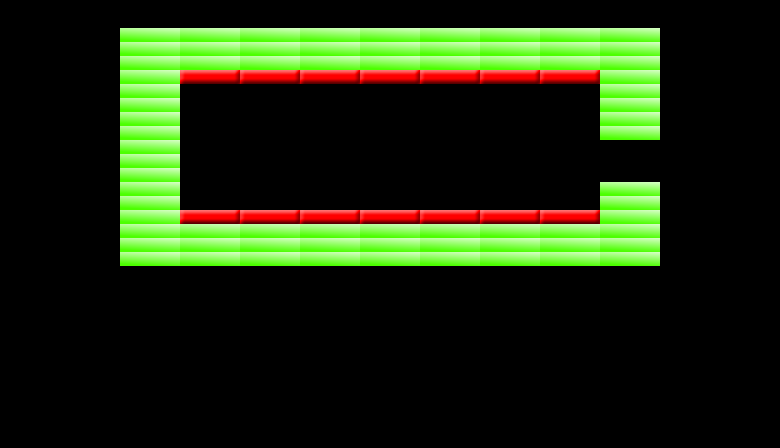

Below is a game level as drawn by its tile map, then a one-line description and the .tmx that defines it (tile-layer data replaced by summaries):
An orthogonal 13x32 tile map with 60x14 px tiles, 1 tile layer (Layer 1), 5 tilesets.

<map version="1.0" orientation="orthogonal" width="13" height="32" tilewidth="60" tileheight="14">
 <tileset firstgid="1" name="block" tilewidth="60" tileheight="14">
  <image source="../images/block.png" />
  <tile id="0">
   <properties>
    <property name="health" value="1" />
   </properties>
  </tile>
 </tileset>
 <tileset firstgid="2" name="block5" tilewidth="60" tileheight="14">
  <image source="../images/block5.png" />
  <tile id="0">
   <properties>
    <property name="health" value="5" />
   </properties>
  </tile>
 </tileset>
 <tileset firstgid="3" name="multiplyballs" tilewidth="60" tileheight="14">
  <image source="../images/multiplyballs.png" />
 </tileset>
 <tileset firstgid="3" name="multiplyballs" tilewidth="60" tileheight="14">
  <image source="../images/multiplyballs.png" />
 </tileset>
 <tileset firstgid="3" name="block" tilewidth="60" tileheight="14">
  <image source="../images/block.png" />
  <tile id="0">
   <properties>
    <property name="health" value="1" />
    <property name="powerUp" value="2" />
   </properties>
  </tile>
 </tileset>
 <layer name="Layer 1" width="13" height="32">
  <data>[416 cells, 87 non-empty, 2 distinct tile ids]</data>
 </layer>
</map>
